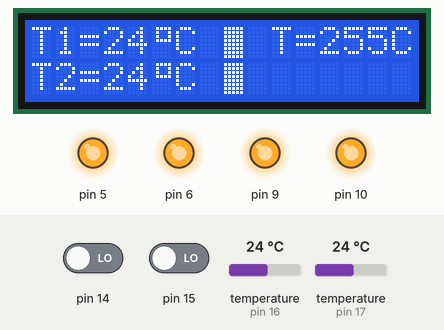
This sketch was run on a simulated Arduino Uno, built with avr-gcc and run on an emulated ATmega328P. On the bench: 16×2 character LCD, output pins drawn as LEDs (lit = HIGH). Inputs (shaded band) come from the test bench; at power-on: pin 14 LOW, temperature (sensors on pin 16, pin 17) 24 °C, pin 15 LOW. EEPROM starts erased.

Above: at 1.3 s.
1.4 s: pin 14 driven HIGH
At 1.75 s:
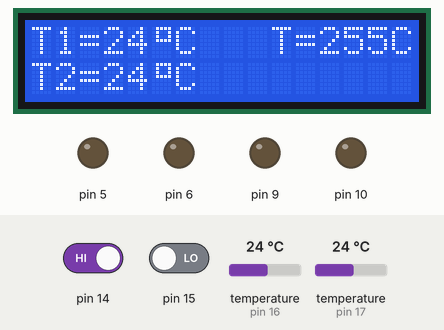
3.3 s: temperature (sensor on pin 16) set to 12 °C
At 4.13 s:
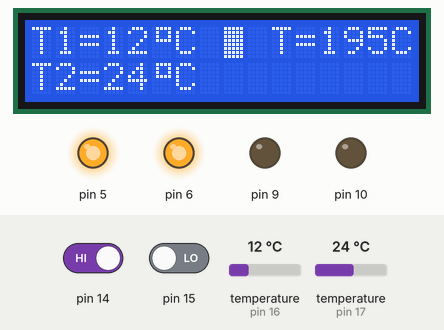
5.8 s: temperature (sensor on pin 16) set to 33 °C
At 6.09 s:
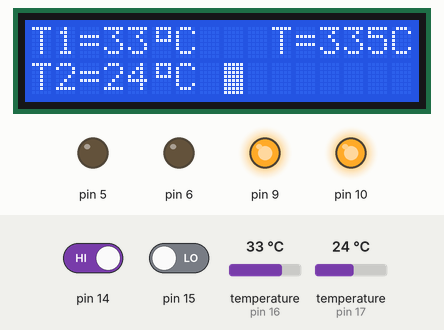
7.6 s: temperature (sensor on pin 17) set to 12 °C
At 8.7 s:
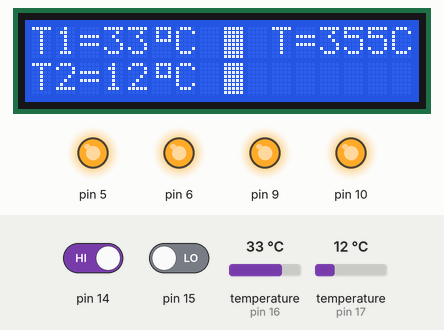
9.5 s: temperature (sensor on pin 17) set to 19 °C
At 11.2 s:
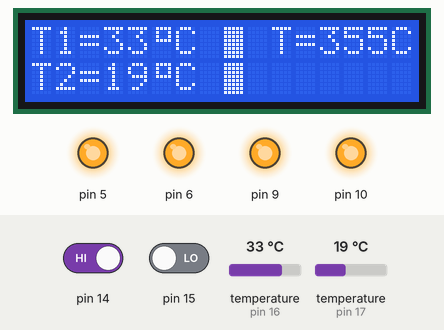
11.5 s: pin 14 driven LOW
At 11.84 s:
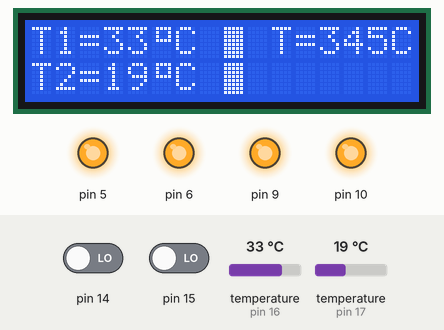
Timing chart, 0 to 14.1 s (numbered marks = the images above; inputs shaded):
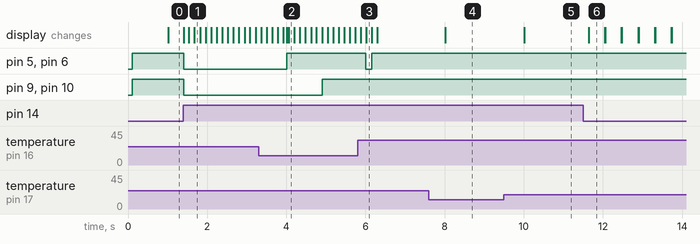

The sketch:

BKT2.ino
```cpp
#include <OneWire.h>
#include <Wire.h>
#include <MsTimer2.h>
#include <EEPROM.h>
#include <LiquidCrystal_I2C.h>
//класс обработки сигналов кнопок__________________________________________________________________________________________________________
class Datchik{
   public:
     bool flagPress=0; //признак нажатия
     bool flagClick=0; //признак принятого решения о стабильном состоянии
     void scanState();//метод проверки состояния сигнала
     Datchik(byte pin, int timeButton); //конструктор, установка номера вывода
                                                 // и времени подтверждения
   private:
     int _count=1; //счетчик подтверждения стабильного состояния
     int _timeButton=0; //время подтверждения сотояния кнопки/датчика
     byte _pin=0; //номер вывода кнопки/датчика
};
//реализация методов класса_______________________________________________________________________________________________________________

//метод проверки нажатия кнопки
void Datchik::scanState(){
      flagPress=digitalRead(_pin);
  if (flagPress==1) {_count=0; flagClick=0;} //если состояние сигнала не меняется, обнул. счетчики нажатия и удержания
  else _count++;// иначе +1 к счетчику состояния сигнала
  if (_count>=_timeButton){  //состояние сигнала стало устойчивым
       _count=0; //обнуление состояния счетчика
       flagClick=1; //принято решение о стаб.состоянии срабатывания
                      }
    }
//конструктор - установка номера пина и времени подтверждения состояния
Datchik::Datchik(byte pin, int timeButton){
  _pin=pin;
  _timeButton=timeButton;
  pinMode(_pin,INPUT); //пин определяем как вход
}
//Создание объектов - датчиков(кнопок)___________________________________________________________________________________________________
Datchik datchik1(15,70); //кнопка 1 подключена к 14 пину.
Datchik datchik2(14,70); //кнопка 2 подключена к 15 пину.
OneWire Termom1(16); //датчик температуры, подключен к 16 выводу.
OneWire Termom2(17); //датчик температуры, подключен к 17 выводу.

LiquidCrystal_I2C lcd(0x27,16,2);


//Глобальные обьявления___________________________________________________________________________________________________________________
int timerCount=0; //Программный таймер для измерения температуры
byte gradus[8]={B01111,B01001,B01001,B01111,B00000,B00000,B00000,B00000,};//знак градуса
byte tsel[8]={B11111,B11111,B11111,B11111,B11111,B11111,B11111,B11111,};//знаак регулятора
byte nul[8]={B00000,B00000,B00000,B00000,B00000,B00000,B00000,B00000,};//знак пусто
byte T=0; //уставка
bool flagRegul=0;//признак изменения Т
int RegulCount=0;//таймер записи Т в память
bool flagSensReady;//признак готовности данных с датчиков температуры
byte Data[9];//буфер данных с 1 датчика температуры
byte Data2[9];//буфер данных со 2 датчика температуры
float temperature1=0;
byte t1=0; //готовое значение 1
float temperature2=0;
byte t2=0; //готовое значение 2

void setup() {
  MsTimer2::set(2, interrupt); //период прерывания по таймеру 2мс
  MsTimer2::start(); //разрешаем прерывания
  pinMode(5,OUTPUT);//выход на мотор
  pinMode(6,OUTPUT);//выход на мотор
  pinMode(9,OUTPUT);//выход на мотор
  pinMode(10,OUTPUT);//выход на мотор
  digitalWrite(5,LOW);
  digitalWrite(6,LOW);
  digitalWrite(9,LOW);
  digitalWrite(10,LOW);


  //читаем Т из памяти
T=EEPROM.read(0);

  //надписи на дисплее
  lcd.init();
  lcd.backlight();
  lcd.createChar(1,gradus);// создаем знак градуса
  lcd.createChar(2,tsel);// создаем знак регулятора
  lcd.createChar(3,nul);// создаем знак регулятора

  lcd.setCursor(0,0);
  lcd.print("T1=");
  lcd.setCursor(5,0);
  lcd.print("\1C");

  lcd.setCursor(0,1);
  lcd.print("T2=");
  lcd.setCursor(5,1);
  lcd.print("\1C");

  lcd.setCursor(10,0);
  lcd.print("T=");
  lcd.setCursor(14,0);
  lcd.print("\1C");

  lcd.setCursor(8,0);
  lcd.print("\3");

  lcd.setCursor(8,1);
  lcd.print("\3");
}


void loop() {

//выводим Т
       lcd.setCursor(12,0);
       lcd.print(T);

//Вычисление температуры, вывод на дисплей
   if (flagSensReady==true) {
       flagSensReady=false;

      //Датчик 1
      if(OneWire::crc8(Data,8)==Data[8]) //проверка целостности данных 1
             {
       int16_t raw1=(Data[1]<<8) | Data[0];
       temperature1=(float)raw1/16;
       t1=round(temperature1);

       if (t1<2) t1=2;
       if ((t1>85)and (t1<200)) t1=85;
       if (t1>200)  {t1=0; lcd.setCursor(3,0); lcd.print(0); lcd.setCursor(4,0);lcd.print(0); goto label1;}
       if (t1<10)  {lcd.setCursor(3,0); lcd.print(0); lcd.setCursor(4,0);lcd.print(t1); goto label1;}

       lcd.setCursor(3,0);
       lcd.print(round(t1));

      }
       label1:

       //Датчик 2
       if(OneWire::crc8(Data2,8)==Data2[8]) //проверка целостности данных 2
                      {
       int16_t raw2=(Data2[1]<<8) | Data2[0];
       temperature2=(float)raw2/16;
       t2=round(temperature2);

       if (t2<2) t2=2;
       if ((t2>85) and (t2<200)) t2=85;
       if (t2>200)  {t2=0; lcd.setCursor(3,1); lcd.print(0); lcd.setCursor(4,1);lcd.print(0); goto label2;}
       if (t2<10)  {lcd.setCursor(3,1); lcd.print(0); lcd.setCursor(4,1);lcd.print(t2);goto label2;}

       lcd.setCursor(3,1);
       lcd.print(round(t2));

       }
   }
        label2:

if (t1<T) {
           digitalWrite(5,HIGH);
           digitalWrite(6,HIGH);
           lcd.setCursor(8,0);
           lcd.print("\2");
           }
if (t1>T) {
           digitalWrite(5,LOW);
           digitalWrite(6,LOW);
           lcd.setCursor(8,0);
           lcd.print("\3");
           }

if (t2<T) {
           digitalWrite(9,HIGH);
           digitalWrite(10,HIGH);
           lcd.setCursor(8,1);
           lcd.print("\2");
           }
if (t2>T) {
           digitalWrite(9,LOW);
           digitalWrite(10,LOW);
           lcd.setCursor(8,1);
           lcd.print("\3");
           }

//Конпка 1
   if (datchik1.flagClick==1) {
    T++;
    flagRegul=true;//разрешаем отчет времени до записи Т
    RegulCount=0;// сбрасываем время до записи
   if (T>35) T=35;
    datchik1.flagClick=0;
}

//Конпка 2
   if (datchik2.flagClick==1) {
    T--;
    flagRegul=true;//разрешаем отчет времени до записи Т
    RegulCount=0;// сбрасываем время до записи
    if (T<10) T=10;
    datchik2.flagClick=0;
}

//Проверка времени и запись Т в память
  if (RegulCount=5) {
    flagRegul=false;
    EEPROM.update(0,T);
    }

}
//Обработчик прерывания___________________________________________________________________________________________________________________
void interrupt() {
  datchik1.scanState();// вызов метода стабильного ожидания стаб. состояния кнопки 1
  datchik2.scanState();//вызов метода стаб. состояния кнопки 2


  //Обработка программного счетчика-таймера + замер температуры
  timerCount++;
  if (timerCount>=500) {
      timerCount=0;
      flagSensReady=true;
 //считаем время до записи Т в память
      if (flagRegul=true) RegulCount++;
      }

//Датчик 1 включение
       if (timerCount==0) Termom1.reset(); //сброс шины
       if (timerCount==1) Termom1.write(0xCC,0); //пропуск ROM
       if (timerCount==2) Termom1.write(0x44,0); //начать измерение
 //Датчик 2 включение
       if (timerCount==3) Termom2.reset(); //сброс шины
       if (timerCount==4) Termom2.write(0xCC,0); //пропуск ROM
       if (timerCount==5) Termom2.write(0x44,0); //начать измерение


 //Чтение датчика1
       if (timerCount==470) Termom1.reset(); //сброс шины
       if (timerCount==471) Termom1.write(0xCC,0); //пропуск ROM
       if (timerCount==472) Termom1.write(0xBE,0); //чтение памяти датчика
       if (timerCount==473) Data[0]=Termom1.read();
       if (timerCount==474) Data[1]=Termom1.read();
       if (timerCount==475) Data[2]=Termom1.read();
       if (timerCount==476) Data[3]=Termom1.read();
       if (timerCount==477) Data[4]=Termom1.read();
       if (timerCount==478) Data[5]=Termom1.read();
       if (timerCount==479) Data[6]=Termom1.read();
       if (timerCount==480) Data[7]=Termom1.read();
       if (timerCount==481) Data[8]=Termom1.read();

  //Чтение датчика2
       if (timerCount==487) Termom2.reset(); //сброс шины
       if (timerCount==488) Termom2.write(0xCC,0); //пропуск ROM
       if (timerCount==489) Termom2.write(0xBE,0); //чтение памяти датчика
       if (timerCount==490) Data2[0]=Termom2.read();
       if (timerCount==491) Data2[1]=Termom2.read();
       if (timerCount==492) Data2[2]=Termom2.read();
       if (timerCount==493) Data2[3]=Termom2.read();
       if (timerCount==494) Data2[4]=Termom2.read();
       if (timerCount==495) Data2[5]=Termom2.read();
       if (timerCount==496) Data2[6]=Termom2.read();
       if (timerCount==497) Data2[7]=Termom2.read();
       if (timerCount==498) Data2[8]=Termom2.read();

}
```

Measured:
- after the input at 1.4 s, pin 5, pin 6, pin 9, pin 10: HIGH → LOW at once; the display: first changes at once (image 1 shows a later state)
- after the input at 3.3 s, pin 5, pin 6: LOW → HIGH after 0.71 s instead of 1.6 s; the display: first differs from a run without the input after 0.71 s (image 2 shows a later state)
- after the input at 5.8 s, pin 5, pin 6: HIGH → LOW after 0.21 s, → HIGH 0.15 s later; the display: first differs from a run without the input after 0.23 s (image 3)
- after the input at 7.6 s, the display: changes after 0.42 s (image 4)
- after the input at 9.5 s, the display: changes after 0.52 s (image 5)
- after the input at 11.5 s, the display: changes after 0.15 s (image 6)
- what the display in image 6 shows lasts 0.5 s, from 11.6 s to 12.1 s
